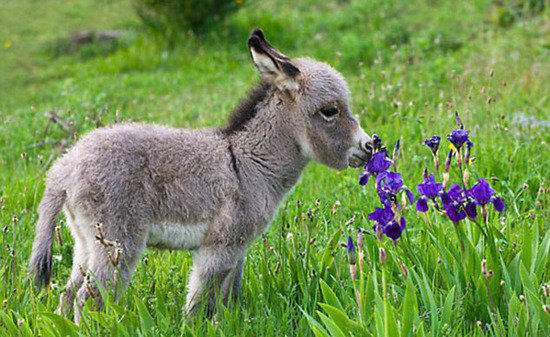
#> input picture 宝钢培训/第五天/scipy/scipyApp/pic.png, 550 x 337 px
$ python 09_pic.py
#> lines starting #> are read from the running program, lines starting #| are printed output that depends on the picture
from scipy import ndimage
import numpy as np
import matplotlib.image as mpimg
import matplotlib.pyplot as plt

# 加载图片必须是png
face = mpimg.imread('pic.png')
#> face is the input picture: shape (337, 550, 4) float32; mean R, G, B, A 0.459, 0.566, 0.321, 1
# 旋转图片
rotate_face = ndimage.rotate(face, 45)
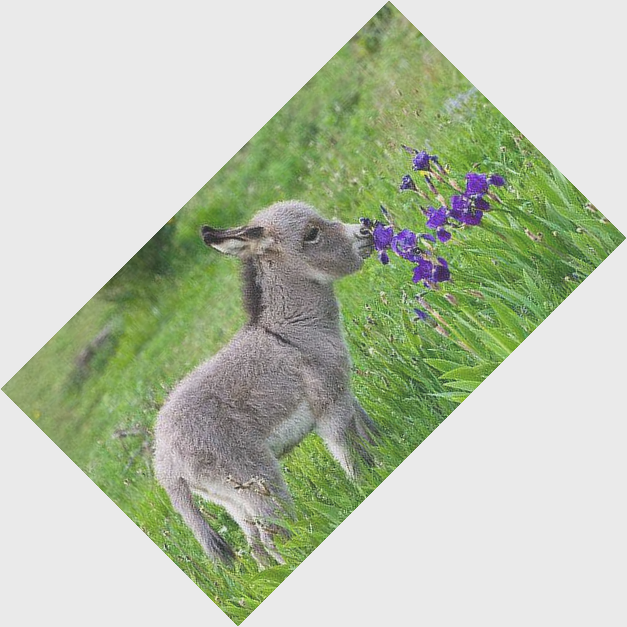
#> rotate_face: shape (627, 627, 4) float32; mean R, G, B, A 0.216, 0.266, 0.151, 0.469; transparent parts drawn white
# 处理图片
face1 = ndimage.gaussian_filter(face, sigma=2) #sigma代表模糊度
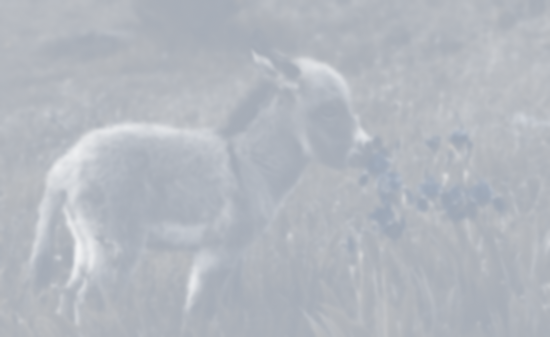
#> face1: shape (337, 550, 4) float32; mean R, G, B, A 0.533, 0.563, 0.608, 0.642; transparent parts drawn white

#plt.imshow(face) #1.显示图片
#plt.imshow(face1) #2.显示模糊图片
#plt.imshow(rotate_face) #3.显示旋转图片
#plt.savefig('save.png') # 保存要显示的图片

im = np.zeros((256, 256))
im[64:-64, 64:-64] = 1
im[90:-90,90:-90] = 2
im = ndimage.gaussian_filter(im, 8)

sx = ndimage.sobel(im, axis = 0, mode = 'constant') #获取x轴边缘
sy = ndimage.sobel(im, axis = 1, mode = 'constant') #获取y轴边缘
sob = np.hypot(sx, sy) #Hypot函数将这两个矩阵合并为一个矩阵

#plt.imshow(im) #4.显示高斯模糊图片
#plt.imshow(sob) #5.显示边缘检测#图片
plt.show()
